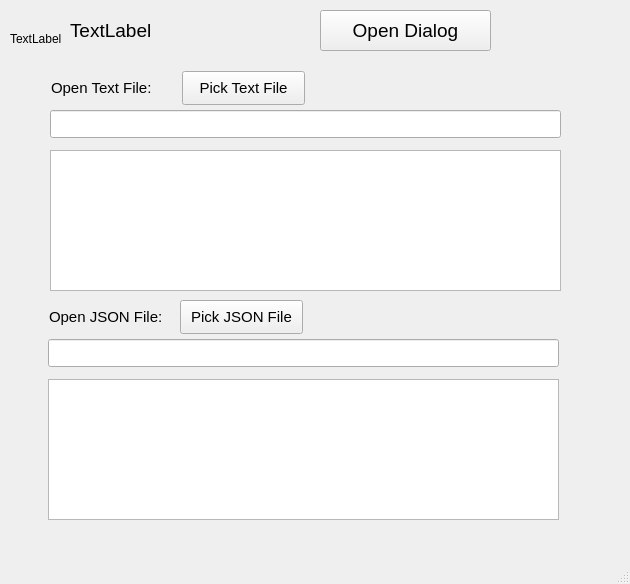
<?xml version="1.0" encoding="UTF-8"?>
<ui version="4.0">
 <class>MainWindow</class>
 <widget class="QMainWindow" name="MainWindow">
  <property name="geometry">
   <rect>
    <x>0</x>
    <y>0</y>
    <width>630</width>
    <height>584</height>
   </rect>
  </property>
  <property name="windowTitle">
   <string>MainWindow</string>
  </property>
  <widget class="QWidget" name="centralwidget">
   <widget class="QLabel" name="label">
    <property name="geometry">
     <rect>
      <x>70</x>
      <y>10</y>
      <width>201</width>
      <height>41</height>
     </rect>
    </property>
    <property name="font">
     <font>
      <pointsize>14</pointsize>
     </font>
    </property>
    <property name="text">
     <string>TextLabel</string>
    </property>
   </widget>
   <widget class="QPushButton" name="pushButton">
    <property name="geometry">
     <rect>
      <x>320</x>
      <y>10</y>
      <width>171</width>
      <height>41</height>
     </rect>
    </property>
    <property name="font">
     <font>
      <pointsize>14</pointsize>
     </font>
    </property>
    <property name="text">
     <string>Open Dialog</string>
    </property>
   </widget>
   <widget class="QLabel" name="lblOpenFile">
    <property name="geometry">
     <rect>
      <x>51</x>
      <y>71</y>
      <width>124</width>
      <height>34</height>
     </rect>
    </property>
    <property name="font">
     <font>
      <pointsize>11</pointsize>
     </font>
    </property>
    <property name="text">
     <string>Open Text File:</string>
    </property>
   </widget>
   <widget class="QPushButton" name="btnPickTextFile">
    <property name="geometry">
     <rect>
      <x>182</x>
      <y>71</y>
      <width>123</width>
      <height>34</height>
     </rect>
    </property>
    <property name="font">
     <font>
      <pointsize>11</pointsize>
     </font>
    </property>
    <property name="text">
     <string>Pick Text File</string>
    </property>
   </widget>
   <widget class="QLineEdit" name="txtTextFile">
    <property name="geometry">
     <rect>
      <x>50</x>
      <y>110</y>
      <width>511</width>
      <height>28</height>
     </rect>
    </property>
   </widget>
   <widget class="QTextEdit" name="txtTextFileBody">
    <property name="geometry">
     <rect>
      <x>50</x>
      <y>150</y>
      <width>511</width>
      <height>141</height>
     </rect>
    </property>
   </widget>
   <widget class="QTextEdit" name="txtJSONBody">
    <property name="geometry">
     <rect>
      <x>48</x>
      <y>379</y>
      <width>511</width>
      <height>141</height>
     </rect>
    </property>
   </widget>
   <widget class="QLabel" name="lblOpenJSONFile">
    <property name="geometry">
     <rect>
      <x>49</x>
      <y>300</y>
      <width>124</width>
      <height>34</height>
     </rect>
    </property>
    <property name="font">
     <font>
      <pointsize>11</pointsize>
     </font>
    </property>
    <property name="text">
     <string>Open JSON File:</string>
    </property>
   </widget>
   <widget class="QLineEdit" name="txtJSONPath">
    <property name="geometry">
     <rect>
      <x>48</x>
      <y>339</y>
      <width>511</width>
      <height>28</height>
     </rect>
    </property>
   </widget>
   <widget class="QPushButton" name="btnPickJSONFile">
    <property name="geometry">
     <rect>
      <x>180</x>
      <y>300</y>
      <width>123</width>
      <height>34</height>
     </rect>
    </property>
    <property name="font">
     <font>
      <pointsize>11</pointsize>
     </font>
    </property>
    <property name="text">
     <string>Pick JSON File</string>
    </property>
   </widget>
   <widget class="QLabel" name="lblPicture">
    <property name="geometry">
     <rect>
      <x>10</x>
      <y>30</y>
      <width>54</width>
      <height>17</height>
     </rect>
    </property>
    <property name="text">
     <string>TextLabel</string>
    </property>
   </widget>
  </widget>
  <widget class="QMenuBar" name="menubar">
   <property name="geometry">
    <rect>
     <x>0</x>
     <y>0</y>
     <width>630</width>
     <height>22</height>
    </rect>
   </property>
  </widget>
  <widget class="QStatusBar" name="statusbar"/>
 </widget>
 <resources/>
 <connections/>
</ui>
